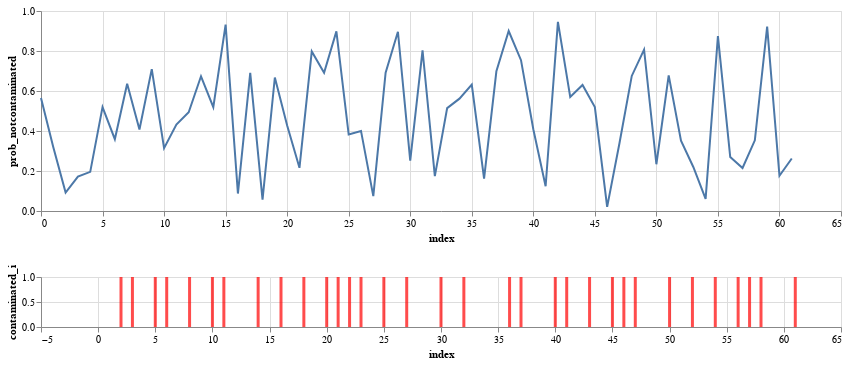

This figure's notebook cell:
### Markdown cell above
### state of the world for this run

- what was the probability that the food would _NOT_ be contaminated?  (blue trendline)
- when was the food actually contaminated? (red bar indicates contamination)

### Code cell
import altair as alt

base = alt.Chart(model_df.reset_index()).mark_line().encode(
    x='index', # alt.X('index').title("round"),
    y='prob_notcontaminated',
).properties(
    width=800,
    height=200
)

actual_n = base.mark_bar(color="red", opacity=0.7, width=3).encode(
    # x=alt.X('index').title("round"),
    y='contaminated_i')
# combine the two charts vertically
alt.vconcat(base, actual_n.properties(width=800,height=50))

### Figure 1 — Vega-Lite specification as saved in the notebook (floating-point values rounded to 4 significant figures)
{"config": {"view": {"continuousWidth": 400, "continuousHeight": 300}}, "vconcat": [{"mark": "line", "encoding": {"x": {"field": "index", "type": "quantitative"}, "y": {"field": "prob_notcontaminated", "type": "quantitative"}}, "height": 200, "width": 800}, {"mark": {"type": "bar", "color": "red", "opacity": 0.7, "width": 3}, "encoding": {"x": {"field": "index", "type": "quantitative"}, "y": {"field": "contaminated_i", "type": "quantitative"}}, "height": 50, "width": 800}], "data": {"name": "data-264efe4d0daddd035ade4bb5f0a59f06"}, "$schema": "https://vega.github.io/schema/vega-lite/v4.17.0.json", "datasets": {"data-264efe4d0daddd035ade4bb5f0a59f06": [{"index": 0, "prob_notcontaminated": 0.5647, "contaminated": 0, "average_risk_level": 0.5, "min_risk_level": 0.0, "max_risk_level": 1.0, "num_agents": 110, "contaminated_i": 0}, {"index": 1, "prob_notcontaminated": 0.3191, "contaminated": 0, "average_risk_level": 0.4118, "min_risk_level": 0.0, "max_risk_level": 1.0, "num_agents": 170, "contaminated_i": 0}, {"index": 2, "prob_notcontaminated": 0.092, "contaminated": 1, "average_risk_level": 0.328, "min_risk_level": 0.0, "max_risk_level": 1.0, "num_agents": 250, "contaminated_i": 1}, {"index": 3, "prob_notcontaminated": 0.1721, "contaminated": 1, "average_risk_level": 0.3565, "min_risk_level": 0.0, "max_risk_level": 1.0, "num_agents": 230, "contaminated_i": 1}, {"index": 4, "prob_notcontaminated": 0.1957, "contaminated": 0, "average_risk_level": 0.4, "min_risk_level": 0.0, "max_risk_level": 1.0, "num_agents": 200, "contaminated_i": 0}, {"index": 5, "prob_notcontaminated": 0.5196, "contaminated": 1, "average_risk_level": 0.3565, "min_risk_level": 0.0, "max_risk_level": 1.0, "num_agents": 230, "contaminated_i": 1}, {"index": 6, "prob_notcontaminated": 0.359, "contaminated": 1, "average_risk_level": 0.4357, "min_risk_level": 0.0, "max_risk_level": 1.0, "num_agents": 140, "contaminated_i": 1}, {"index": 7, "prob_notcontaminated": 0.6361, "contaminated": 0, "average_risk_level": 0.5238, "min_risk_level": 0.0, "max_risk_level": 1.0, "num_agents": 105, "contaminated_i": 0}, {"index": 8, "prob_notcontaminated": 0.4073, "contaminated": 1, "average_risk_level": 0.4471, "min_risk_level": 0.0, "max_risk_level": 1.0, "num_agents": 170, "contaminated_i": 1}, {"index": 9, "prob_notcontaminated": 0.7094, "contaminated": 0, "average_risk_level": 0.528, "min_risk_level": 0.0, "max_risk_level": 1.0, "num_agents": 125, "contaminated_i": 0}, {"index": 10, "prob_notcontaminated": 0.3141, "contaminated": 1, "average_risk_level": 0.4773, "min_risk_level": 0.0, "max_risk_level": 1.0, "num_agents": 220, "contaminated_i": 1}, {"index": 11, "prob_notcontaminated": 0.432, "contaminated": 1, "average_risk_level": 0.5351, "min_risk_level": 0.0, "max_risk_level": 1.0, "num_agents": 185, "contaminated_i": 1}, {"index": 12, "prob_notcontaminated": 0.4938, "contaminated": 0, "average_risk_level": 0.586, "min_risk_level": 0.0, "max_risk_level": 1.0, "num_agents": 157, "contaminated_i": 0}, {"index": 13, "prob_notcontaminated": 0.6736, "contaminated": 0, "average_risk_level": 0.538, "min_risk_level": 0.0, "max_risk_level": 1.0, "num_agents": 184, "contaminated_i": 0}, {"index": 14, "prob_notcontaminated": 0.5193, "contaminated": 1, "average_risk_level": 0.4937, "min_risk_level": 0.0, "max_risk_level": 1.0, "num_agents": 318, "contaminated_i": 1}, {"index": 15, "prob_notcontaminated": 0.9321, "contaminated": 0, "average_risk_level": 0.5491, "min_risk_level": 0.0, "max_risk_level": 1.0, "num_agents": 224, "contaminated_i": 0}, {"index": 16, "prob_notcontaminated": 0.08737, "contaminated": 1, "average_risk_level": 0.5388, "min_risk_level": 0.0, "max_risk_level": 1.0, "num_agents": 438, "contaminated_i": 1}, {"index": 17, "prob_notcontaminated": 0.6902, "contaminated": 0, "average_risk_level": 0.5438, "min_risk_level": 0.0, "max_risk_level": 1.0, "num_agents": 434, "contaminated_i": 0}, {"index": 18, "prob_notcontaminated": 0.05673, "contaminated": 1, "average_risk_level": 0.5141, "min_risk_level": 0.0, "max_risk_level": 1.0, "num_agents": 778, "contaminated_i": 1}, {"index": 19, "prob_notcontaminated": 0.6675, "contaminated": 0, "average_risk_level": 0.5168, "min_risk_level": 0.0, "max_risk_level": 1.0, "num_agents": 774, "contaminated_i": 0}, {"index": 20, "prob_notcontaminated": 0.4275, "contaminated": 1, "average_risk_level": 0.4993, "min_risk_level": 0.0, "max_risk_level": 1.0, "num_agents": 1458, "contaminated_i": 1}, {"index": 21, "prob_notcontaminated": 0.2158, "contaminated": 1, "average_risk_level": 0.5359, "min_risk_level": 0.0, "max_risk_level": 1.0, "num_agents": 1254, "contaminated_i": 1}, {"index": 22, "prob_notcontaminated": 0.7975, "contaminated": 1, "average_risk_level": 0.5495, "min_risk_level": 0.0, "max_risk_level": 1.0, "num_agents": 1212, "contaminated_i": 1}, {"index": 23, "prob_notcontaminated": 0.6915, "contaminated": 1, "average_risk_level": 0.5626, "min_risk_level": 0.0, "max_risk_level": 1.0, "num_agents": 631, "contaminated_i": 1}, {"index": 24, "prob_notcontaminated": 0.8982, "contaminated": 0, "average_risk_level": 0.59, "min_risk_level": 0.1, "max_risk_level": 1.0, "num_agents": 350, "contaminated_i": 0}, {"index": 25, "prob_notcontaminated": 0.3823, "contaminated": 1, "average_risk_level": 0.5746, "min_risk_level": 0.1, "max_risk_level": 1.0, "num_agents": 670, "contaminated_i": 1}, {"index": 26, "prob_notcontaminated": 0.4003, "contaminated": 0, "average_risk_level": 0.5854, "min_risk_level": 0.1, "max_risk_level": 1.0, "num_agents": 650, "contaminated_i": 0}, {"index": 27, "prob_notcontaminated": 0.07408, "contaminated": 1, "average_risk_level": 0.5648, "min_risk_level": 0.1, "max_risk_level": 1.0, "num_agents": 710, "contaminated_i": 1}, {"index": 28, "prob_notcontaminated": 0.6914, "contaminated": 0, "average_risk_level": 0.5648, "min_risk_level": 0.1, "max_risk_level": 1.0, "num_agents": 710, "contaminated_i": 0}, {"index": 29, "prob_notcontaminated": 0.8962, "contaminated": 0, "average_risk_level": 0.545, "min_risk_level": 0.1, "max_risk_level": 1.0, "num_agents": 1310, "contaminated_i": 0}, {"index": 30, "prob_notcontaminated": 0.2522, "contaminated": 1, "average_risk_level": 0.5405, "min_risk_level": 0.1, "max_risk_level": 1.0, "num_agents": 2590, "contaminated_i": 1}, {"index": 31, "prob_notcontaminated": 0.8036, "contaminated": 0, "average_risk_level": 0.5467, "min_risk_level": 0.1, "max_risk_level": 1.0, "num_agents": 2550, "contaminated_i": 0}, {"index": 32, "prob_notcontaminated": 0.1744, "contaminated": 1, "average_risk_level": 0.5444, "min_risk_level": 0.1, "max_risk_level": 1.0, "num_agents": 5070, "contaminated_i": 1}, {"index": 33, "prob_notcontaminated": 0.5143, "contaminated": 0, "average_risk_level": 0.5461, "min_risk_level": 0.1, "max_risk_level": 1.0, "num_agents": 5050, "contaminated_i": 0}, {"index": 34, "prob_notcontaminated": 0.5618, "contaminated": 0, "average_risk_level": 0.5163, "min_risk_level": 0.1, "max_risk_level": 1.0, "num_agents": 7190, "contaminated_i": 0}, {"index": 35, "prob_notcontaminated": 0.6321, "contaminated": 0, "average_risk_level": 0.49, "min_risk_level": 0.1, "max_risk_level": 1.0, "num_agents": 11470, "contaminated_i": 0}, {"index": 36, "prob_notcontaminated": 0.1615, "contaminated": 1, "average_risk_level": 0.4857, "min_risk_level": 0.1, "max_risk_level": 1.0, "num_agents": 22590, "contaminated_i": 1}, {"index": 37, "prob_notcontaminated": 0.6986, "contaminated": 1, "average_risk_level": 0.4871, "min_risk_level": 0.1, "max_risk_level": 1.0, "num_agents": 22510, "contaminated_i": 1}, {"index": 38, "prob_notcontaminated": 0.8999, "contaminated": 0, "average_risk_level": 0.4913, "min_risk_level": 0.1, "max_risk_level": 1.0, "num_agents": 11430, "contaminated_i": 0}, {"index": 39, "prob_notcontaminated": 0.754, "contaminated": 0, "average_risk_level": 0.4908, "min_risk_level": 0.1, "max_risk_level": 1.0, "num_agents": 22830, "contaminated_i": 0}, {"index": 40, "prob_notcontaminated": 0.4087, "contaminated": 1, "average_risk_level": 0.4883, "min_risk_level": 0.1, "max_risk_level": 1.0, "num_agents": 45310, "contaminated_i": 1}, {"index": 41, "prob_notcontaminated": 0.1237, "contaminated": 1, "average_risk_level": 0.5095, "min_risk_level": 0.1, "max_risk_level": 1.0, "num_agents": 38510, "contaminated_i": 1}, {"index": 42, "prob_notcontaminated": 0.9455, "contaminated": 0, "average_risk_level": 0.5099, "min_risk_level": 0.1, "max_risk_level": 1.0, "num_agents": 38470, "contaminated_i": 0}, {"index": 43, "prob_notcontaminated": 0.5703, "contaminated": 1, "average_risk_level": 0.5098, "min_risk_level": 0.1, "max_risk_level": 1.0, "num_agents": 76930, "contaminated_i": 1}, {"index": 44, "prob_notcontaminated": 0.6301, "contaminated": 0, "average_risk_level": 0.5329, "min_risk_level": 0.1, "max_risk_level": 1.0, "num_agents": 49690, "contaminated_i": 0}, {"index": 45, "prob_notcontaminated": 0.5198, "contaminated": 1, "average_risk_level": 0.5288, "min_risk_level": 0.1, "max_risk_level": 1.0, "num_agents": 97410, "contaminated_i": 1}, {"index": 46, "prob_notcontaminated": 0.02048, "contaminated": 1, "average_risk_level": 0.5525, "min_risk_level": 0.1, "max_risk_level": 1.0, "num_agents": 70170, "contaminated_i": 1}, {"index": 47, "prob_notcontaminated": 0.339, "contaminated": 1, "average_risk_level": 0.5525, "min_risk_level": 0.1, "max_risk_level": 1.0, "num_agents": 70170, "contaminated_i": 1}, {"index": 48, "prob_notcontaminated": 0.6753, "contaminated": 0, "average_risk_level": 0.5558, "min_risk_level": 0.1, "max_risk_level": 1.0, "num_agents": 69350, "contaminated_i": 0}, {"index": 49, "prob_notcontaminated": 0.8068, "contaminated": 0, "average_risk_level": 0.5532, "min_risk_level": 0.1, "max_risk_level": 1.0, "num_agents": 136730, "contaminated_i": 0}, {"index": 50, "prob_notcontaminated": 0.2338, "contaminated": 1, "average_risk_level": 0.5531, "min_risk_level": 0.1, "max_risk_level": 1.0, "num_agents": 273410, "contaminated_i": 1}, {"index": 51, "prob_notcontaminated": 0.6782, "contaminated": 0, "average_risk_level": 0.5536, "min_risk_level": 0.1, "max_risk_level": 1.0, "num_agents": 273050, "contaminated_i": 0}, {"index": 52, "prob_notcontaminated": 0.3512, "contaminated": 1, "average_risk_level": 0.5523, "min_risk_level": 0.1, "max_risk_level": 1.0, "num_agents": 542210, "contaminated_i": 1}, {"index": 53, "prob_notcontaminated": 0.22, "contaminated": 0, "average_risk_level": 0.5537, "min_risk_level": 0.1, "max_risk_level": 1.0, "num_agents": 539290, "contaminated_i": 0}, {"index": 54, "prob_notcontaminated": 0.06093, "contaminated": 1, "average_risk_level": 0.5535, "min_risk_level": 0.1, "max_risk_level": 1.0, "num_agents": 539650, "contaminated_i": 1}, {"index": 55, "prob_notcontaminated": 0.8742, "contaminated": 0, "average_risk_level": 0.5535, "min_risk_level": 0.1, "max_risk_level": 1.0, "num_agents": 539650, "contaminated_i": 0}, {"index": 56, "prob_notcontaminated": 0.2699, "contaminated": 1, "average_risk_level": 0.5534, "min_risk_level": 0.1, "max_risk_level": 1.0, "num_agents": 1079250, "contaminated_i": 1}, {"index": 57, "prob_notcontaminated": 0.2149, "contaminated": 1, "average_risk_level": 0.5537, "min_risk_level": 0.1, "max_risk_level": 1.0, "num_agents": 1078530, "contaminated_i": 1}, {"index": 58, "prob_notcontaminated": 0.3535, "contaminated": 1, "average_risk_level": 0.5538, "min_risk_level": 0.1, "max_risk_level": 1.0, "num_agents": 1078170, "contaminated_i": 1}, {"index": 59, "prob_notcontaminated": 0.9215, "contaminated": 0, "average_risk_level": 0.5545, "min_risk_level": 0.1, "max_risk_level": 1.0, "num_agents": 1075430, "contaminated_i": 0}, {"index": 60, "prob_notcontaminated": 0.1764, "contaminated": 0, "average_risk_level": 0.5545, "min_risk_level": 0.1, "max_risk_level": 1.0, "num_agents": 2150850, "contaminated_i": 0}, {"index": 61, "prob_notcontaminated": 0.2623, "contaminated": 1, "average_risk_level": 0.5545, "min_risk_level": 0.1, "max_risk_level": 1.0, "num_agents": 2150890, "contaminated_i": 1}]}}
